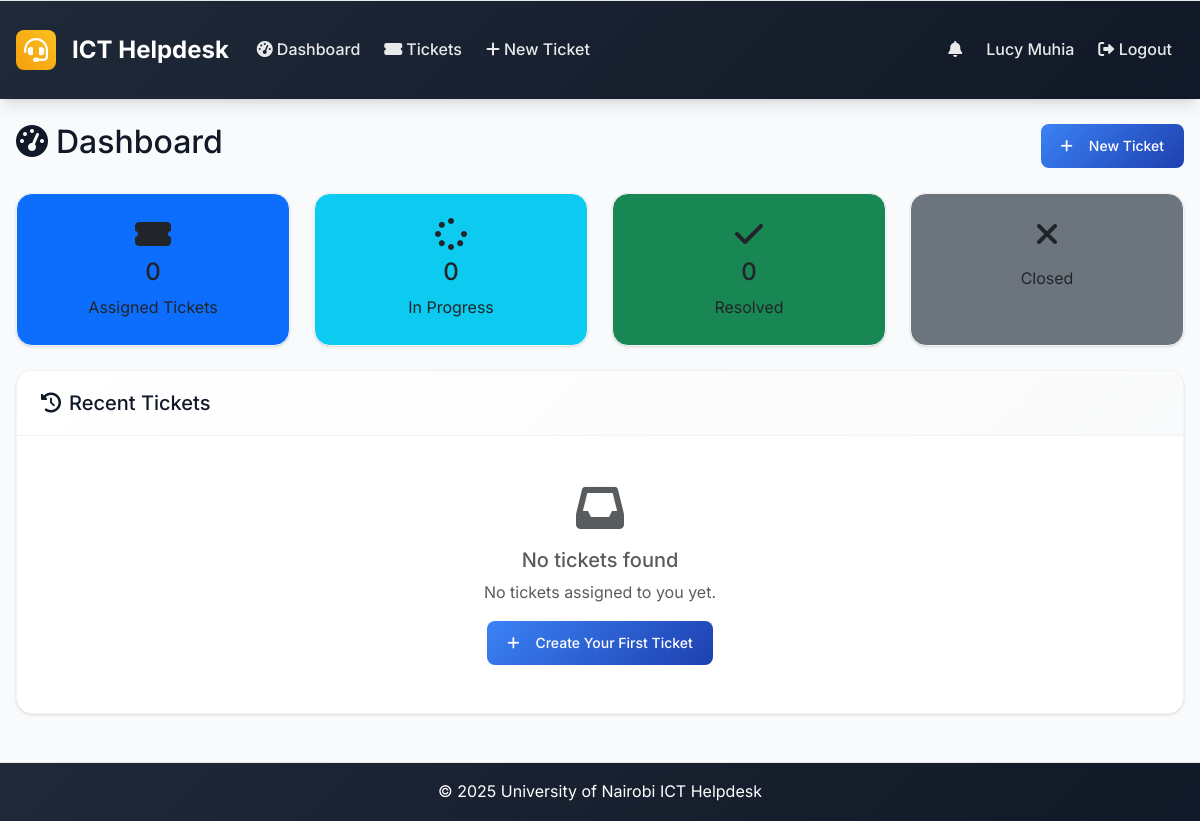
/dashboard (signed in), run on an earlier commit of the app's database.
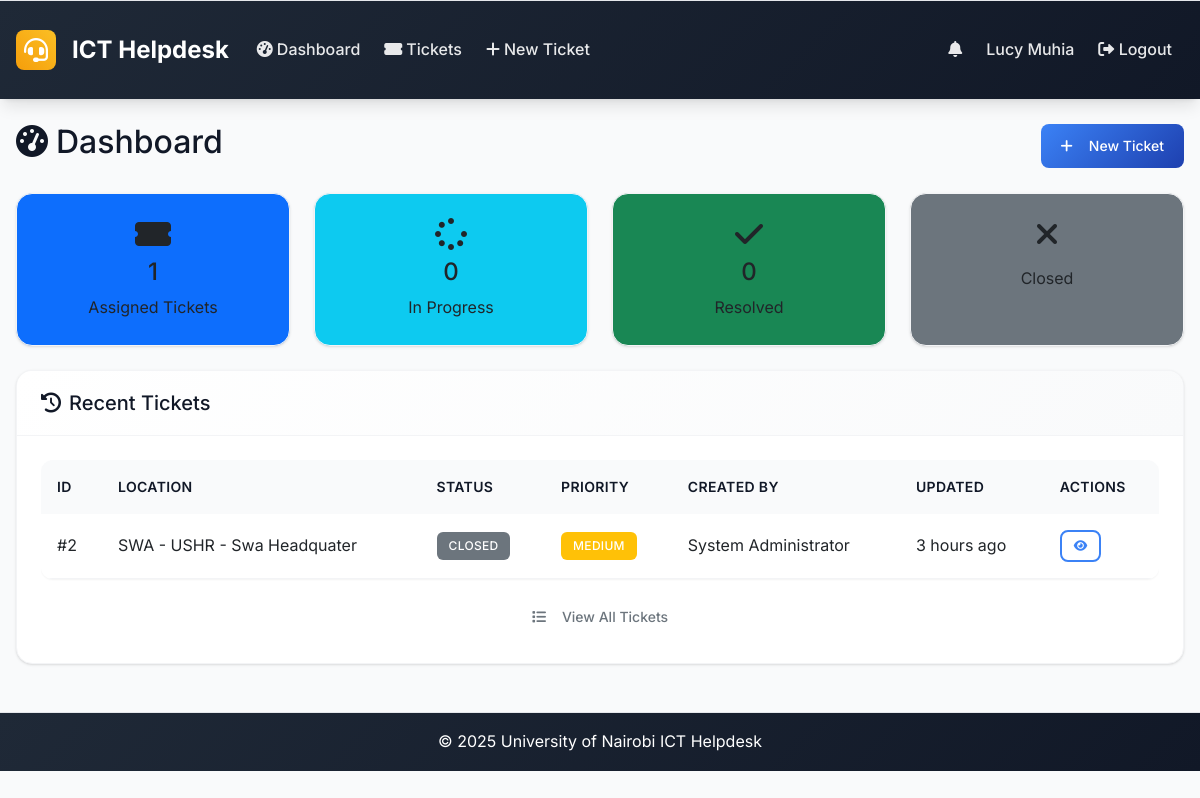
And on a later commit of the database.
### models.py (models this page shows, shortened)
class User(UserMixin, db.Model):
    id = db.Column(db.Integer, primary_key=True)
    username = db.Column(db.String(64), unique=True, nullable=False)
    email = db.Column(db.String(120), unique=True, nullable=False)
    password_hash = db.Column(db.String(256), nullable=False)
    full_name = db.Column(db.String(100), nullable=False)
    role = db.Column(db.String(20), nullable=False, default='user')  # admin, intern, user
    created_at = db.Column(db.DateTime, default=datetime.utcnow)
    is_active = db.Column(db.Boolean, default=True)
    is_verified = db.Column(db.Boolean, default=False)
    verification_token = db.Column(db.String(128), nullable=True)
    tickets_created = db.relationship('Ticket', foreign_keys='Ticket.created_by_id', backref='creator', lazy='dynamic')
    assigned_tickets = db.relationship('Ticket', secondary='ticket_assignees', back_populates='assignees', lazy='selectin')
    comments = db.relationship('Comment', backref='author', lazy='dynamic')

class Ticket(db.Model):
    id = db.Column(db.Integer, primary_key=True)
    location = db.Column(db.String(200), nullable=False)
    description = db.Column(Text, nullable=False)
    status = db.Column(db.String(20), nullable=False, default='open')  # open, in_progress, resolved, closed
    priority = db.Column(db.String(20), nullable=False, default='medium')  # low, medium, high, urgent
    created_at = db.Column(db.DateTime, default=datetime.utcnow)
    updated_at = db.Column(db.DateTime, default=datetime.utcnow, onupdate=datetime.utcnow)
    closed_at = db.Column(db.DateTime)
    closed_by_id = db.Column(db.Integer, db.ForeignKey('user.id'), nullable=True)
    due_date = db.Column(db.DateTime, nullable=True)
    created_by_id = db.Column(db.Integer, db.ForeignKey('user.id'), nullable=True)
    category_id = db.Column(db.Integer, db.ForeignKey('category.id'))
    comments = db.relationship('Comment', backref='ticket', lazy='dynamic', cascade='all, delete-orphan')
    attachments = db.relationship('Attachment', backref='ticket', lazy='dynamic', cascade='all, delete-orphan')
    assignees = db.relationship('User', secondary=ticket_assignees, back_populates='assigned_tickets', lazy='selectin')
    closed_by = db.relationship('User', foreign_keys=[closed_by_id], backref='closed_tickets')

### routes.py (the view)
@app.route('/dashboard')
@login_required
def dashboard():
    if current_user.role == 'admin':
        return redirect(url_for('admin_dashboard'))
    stats = get_dashboard_stats(current_user)
    recent_tickets = Ticket.query.join(Ticket.assignees).filter(User.id == current_user.id).order_by(desc(Ticket.updated_at)).limit(5).all()
    return render_template('dashboard.html', stats=stats, recent_tickets=recent_tickets)

### app.py (called while the page is built)
@login_manager.user_loader
def load_user(user_id):
    from models import User
    return User.query.get(int(user_id))

@app.context_processor
def inject_now():
    return {'now': datetime.utcnow}

### routes.py (called while the page is built)
@app.context_processor
def inject_datetime():
    return dict(datetime=datetime)

### utils.py (called while the page is built)
def get_priority_badge_class(priority):
    classes = {
        'low': 'bg-secondary',
        'medium': 'bg-warning',
        'high': 'bg-danger',
        'urgent': 'bg-danger'
    }
    return classes.get(priority, 'bg-secondary')

def get_status_badge_class(status):
    classes = {
        'open': 'bg-primary',
        'in_progress': 'bg-warning',
        'resolved': 'bg-success',
        'closed': 'bg-secondary'
    }
    return classes.get(status, 'bg-secondary')

def time_ago(dt):
    if not dt:
        return 'N/A'
    now = datetime.utcnow()
    diff = now - dt
    if diff.days > 0:
        return f"{diff.days} day{'s' if diff.days > 1 else ''} ago"
    elif diff.seconds > 3600:
        hours = diff.seconds // 3600
        return f"{hours} hour{'s' if hours > 1 else ''} ago"
    elif diff.seconds > 60:
        minutes = diff.seconds // 60
        return f"{minutes} minute{'s' if minutes > 1 else ''} ago"
    else:
        return "Just now"

### templates/dashboard.html (shortened to what this page needs)
{% extends "base.html" %}
{% block content %}
<div class="d-flex justify-content-between align-items-center mb-4">
    <h2><i class="fas fa-tachometer-alt me-2"></i>Dashboard</h2>
    <a href="{{ url_for('new_ticket') }}" class="btn btn-primary">
        <i class="fas fa-plus me-2"></i>New Ticket
    </a>
</div>
<div class="row mb-4">
    {% if current_user.role == 'intern' %}
        <div class="col-md-3">
            <a href="{{ url_for('tickets_list', status='assigned') }}" class="text-decoration-none">
                <div class="card bg-primary h-100">
                    <div class="card-body text-center">
                        <i class="fas fa-ticket-alt fa-2x mb-2"></i>
                        <h4>{{ stats.assigned_tickets }}</h4>
                        <p class="mb-0">Assigned Tickets</p>
                    </div>
                </div>
            </a>
        </div>
        <div class="col-md-3">
            <a href="{{ url_for('tickets_list', status='in_progress') }}" class="text-decoration-none">
                <div class="card bg-info h-100">
                    <div class="card-body text-center">
                        <i class="fas fa-spinner fa-2x mb-2"></i>
                        <h4>{{ stats.my_in_progress }}</h4>
                        <p class="mb-0">In Progress</p>
                    </div>
                </div>
            </a>
        </div>
        <div class="col-md-3">
            <a href="{{ url_for('tickets_list', status='resolved') }}" class="text-decoration-none">
                <div class="card bg-success h-100">
                    <div class="card-body text-center">
                        <i class="fas fa-check fa-2x mb-2"></i>
                        <h4>{{ stats.my_resolved }}</h4>
                        <p class="mb-0">Resolved</p>
                    </div>
                </div>
            </a>
        </div>
        <div class="col-md-3">
            <a href="{{ url_for('tickets_list', status='closed') }}" class="text-decoration-none">
                <div class="card bg-secondary h-100">
                    <div class="card-body text-center">
                        <i class="fas fa-times fa-2x mb-2"></i>
                        <p class="mb-0">Closed</p>
                    </div>
                </div>
            </a>
        </div>
    {% endif %}
</div>
<div class="card">
    <div class="card-header">
        <h5 class="mb-0">
            <i class="fas fa-history me-2"></i>Recent Tickets
        </h5>
    </div>
    <div class="card-body">
        {% if recent_tickets %}
            <div class="table-responsive">
                <table class="table table-hover">
                    <thead>
                        <tr>
                            <th>ID</th>
                            <th>Location</th>
                            <th>Status</th>
                            <th>Priority</th>
                            {% if current_user.role == 'intern' %}
                            <th>Created By</th>
                            {% else %}
                            <th>Assigned To</th>
                            {% endif %}
                            <th>Updated</th>
                            <th>Actions</th>
                        </tr>
                    </thead>
                    <tbody>
                        {% for ticket in recent_tickets %}
                        <tr>
                            <td>#{{ ticket.id }}</td>
                            <td>{{ ticket.location[:50] }}{% if ticket.location and ticket.location|length > 50 %}...{% endif %}</td>
                            <td>
                                <span class="badge {{ ticket.status|status_badge }}">
                                    {{ ticket.status.replace('_', ' ').title() }}
                                </span>
                            </td>
                            <td>
                                <span class="badge {{ ticket.priority|priority_badge }}">
                                    {{ ticket.priority.title() }}
                                </span>
                            </td>
                            {% if current_user.role == 'intern' %}
                            <td>{{ ticket.creator.full_name }}</td>
                            {% endif %}
                            <td>{{ ticket.updated_at|time_ago }}</td>
                            <td>
                                <a href="{{ url_for('ticket_detail', id=ticket.id) }}" class="btn btn-sm btn-outline-primary">
                                    <i class="fas fa-eye"></i>
                                </a>
                            </td>
                        </tr>
                        {% endfor %}
                    </tbody>
                </table>
            </div>
            <div class="text-center">
                <a href="{{ url_for('tickets_list') }}" class="btn btn-outline-secondary">
                    <i class="fas fa-list me-2"></i>View All Tickets
                </a>
            </div>
        {% else %}
            <div class="text-center py-4">
                <i class="fas fa-inbox fa-3x text-muted mb-3"></i>
                <h5 class="text-muted">No tickets found</h5>
                <p class="text-muted">
                    {% if current_user.role == 'user' %}
                        You haven't created any tickets yet.
                    {% else %}
                        No tickets assigned to you yet.
                    {% endif %}
                </p>
                <a href="{{ url_for('new_ticket') }}" class="btn btn-primary">
                    <i class="fas fa-plus me-2"></i>Create Your First Ticket
                </a>
            </div>
        {% endif %}
    </div>
</div>
{% endblock %}

### templates/base.html (shortened to what this page needs)
<!DOCTYPE html>
<html lang="en">
<head>
    <link href="https://cdn.jsdelivr.net/npm/bootstrap@5.3.0/dist/css/bootstrap.min.css" rel="stylesheet">
    <link href="https://cdnjs.cloudflare.com/ajax/libs/font-awesome/6.0.0/css/all.min.css" rel="stylesheet">
    <link href="{{ url_for('static', filename='css/custom.css') }}" rel="stylesheet">
</head>
<body>
    <nav class="navbar navbar-expand-lg navbar-dark footer-sky">
        <div class="container-fluid px-3">
            <a class="navbar-brand" href="{{ url_for('index') }}">
                <i class="fas fa-headset me-2"></i>ICT Helpdesk
            </a>
            <div class="collapse navbar-collapse" id="navbarNav">
                <ul class="navbar-nav me-auto mb-2 mb-lg-0">
                    {% if current_user.is_authenticated %}
                    <li class="nav-item">
                        <a class="nav-link" href="{{ url_for('dashboard') }}">
                            <i class="fas fa-tachometer-alt me-1"></i>Dashboard
                        </a>
                    </li>
                    <li class="nav-item">
                        <a class="nav-link" href="{{ url_for('tickets_list') }}">
                            <i class="fas fa-ticket-alt me-1"></i>Tickets
                        </a>
                    </li>
                    <li class="nav-item">
                        <a class="nav-link" href="{{ url_for('new_ticket') }}">
                            <i class="fas fa-plus me-1"></i>New Ticket
                        </a>
                    </li>
                    {% endif %}
                </ul>
                <ul class="navbar-nav ms-auto mb-2 mb-lg-0">
                    {% if current_user.is_authenticated %}
                    {% if current_user.role in ['admin', 'intern'] %}
                    <li class="nav-item dropdown">
                        <a class="nav-link position-relative" href="#" id="notificationsDropdown" role="button" data-bs-toggle="dropdown" aria-expanded="false">
                            <i class="fas fa-bell"></i>
                        </a>
                    </li>
                    {% endif %}
                    <li class="nav-item">
                        <span class="nav-link">{{ current_user.full_name }}</span>
                    </li>
                    <li class="nav-item">
                        <a class="nav-link" href="{{ url_for('logout') }}"><i class="fas fa-sign-out-alt"></i> Logout</a>
                    </li>
                    {% endif %}
                </ul>
            </div>
        </div>
    </nav>
    <main class="container-fluid my-4 px-3">
        {% block content %}{% endblock %}
    </main>
    <footer class="footer-sky py-3 mt-5">
        <div class="container text-center">
            <span>&copy; {{ datetime.utcnow().year }} University of Nairobi ICT Helpdesk</span>
        </div>
    </footer>
</body>
</html>

What changed in the data, as far as the page shows it:
added Ticket: id "2", location "SWA - USHR - Swa Headquater", status.replace "CLOSED", priority "MEDIUM", creator.full_name "System Administrator", updated_at "3 hours ago"
Also different on the page:
{{ stats.assigned_tickets }}: "0" → "1"
text no longer shown: "No tickets found No tickets assigned to you yet. Create Your First Ticket"
text now shown: "ID LOCATION STATUS PRIORITY CREATED BY UPDATED ACTIONS View All Tickets"
